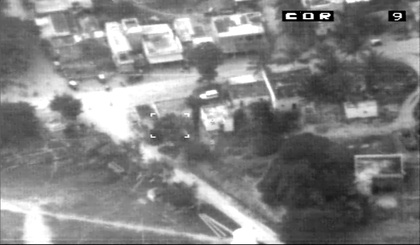
%> input picture Super Resolution/lr0001.jpg, 420 x 245 px, shrunk from 673 x 393 before the run, given in place of output.jpg, which was not available
$ octave Time_InVariant_RBHD.m   (GNU Octave 9; MATLAB toolbox functions it lacks are replaced by stand-ins)
%> lines starting %> are read from the running program, lines starting %| are printed output that depends on the picture; pictures that were not available may be replaced by others from this repository, and a replacement may not be noted
### Super Resolution/Input.m
%This file takes input from the user
%This File is for the Testing Colour images.
%Using Time Variant Regularized Backward Heat Diffusion.
%Output parameters   :Image that is seleted.
%                    :Diffusion_time.
%                    :Stopping_time.
%                    :Variance.
%                    :Time_steps.
function [image,co_eff,time_steps]=Input()


prompt='\n\nWanna Perform De-noising\nEnter 1 if Yes\nElse enter any number\nInput:';
number=input(prompt);
%> the answer given: 'y'

if(number==1)
  De_noising();
else
  image=imread('output.jpg');
%> image is the input picture: size 245x420x3 uint8; min 0, max 255, mean 129.9


 %Asks the user to enter the input for the time steps to be entered.
  prompt='\nEnter the Time Steps for the diffusion Equation(Prefarbly 0.01 t0 5)\nInput:';
  number=input(prompt);
%> the answer given: 3

  if(number>2 && number<0)
     time_steps=10000;
  else
     time_steps=number;
  end

  %Asks the user to enter the input for the co-effecient
  prompt='\nEnter a value for co-effiecient of Stopping time.\nExample:Diffusion_time=(co-eff)Stopping_time\n(Prefarbly 0 to 1.25)\nInput:';
  number=input(prompt);
%> the answer given: 1

  if(number>1.25 && number<0)
    co_eff=1;
  else
    co_eff=number;
  end

end
end

### Super Resolution/blurMetric.m
function blur = blurMetric(original)
% original : entry image

% The idea is from "The Blur Effect: Perception and Estimation with a New No-Reference Perceptual Blur Metric"
% Cr�t�-Roffet F., Dolmiere T., Ladret P., Nicolas M. - GRENOBLE - 2007
% In SPIE proceedings - SPIE Electronic Imaging Symposium Conf Human Vision and Electronic Imaging, �tats-Unis d'Am�rique (2007)

% Written by DO Quoc Bao, PhD Student in L2TI Laboratory, Paris 13 University, France
% Email: doquocbao@gmail.com, do.quocbao@l2ti.univ-paris13.fr
% Last changed: 21-09-2008

%%%%%%%%%%%%%%%%%%Note: the output (blur) is in [0,1]; 0 means sharp, 1 means blur%%%%%%%%%%%%%%%%%%

%%%%%%%%%%%%%%%%%%%%%%%%%%%%%%%%%%%%%%%%%%%%%%%%%%%%%%%%%%%%%%%%%%%%%%%%%%%
% Please cite the author when you use this code. All remarks are welcome. %
%%%%%%%%%%%%%%%%%%%%%%%%%%%%%%%%%%%%%%%%%%%%%%%%%%%%%%%%%%%%%%%%%%%%%%%%%%%

I = double(original);
[y,x] = size(I);

Hv = [1 1 1 1 1 1 1 1 1]/9;
Hh = Hv';


B_Ver = imfilter(I,Hv);%blur the input image in vertical direction
B_Hor = imfilter(I,Hh);%blur the input image in horizontal direction

D_F_Ver = abs(I(:,1:x-1) - I(:,2:x));%variation of the input image (vertical direction)
D_F_Hor = abs(I(1:y-1,:) - I(2:y,:));%variation of the input image (horizontal direction)

D_B_Ver = abs(B_Ver(:,1:x-1)-B_Ver(:,2:x));%variation of the blured image (vertical direction)
D_B_Hor = abs(B_Hor(1:y-1,:)-B_Hor(2:y,:));%variation of the blured image (horizontal direction)

T_Ver = D_F_Ver - D_B_Ver;%difference between two vertical variations of 2 image (input and blured)
T_Hor = D_F_Hor - D_B_Hor;%difference between two horizontal variations of 2 image (input and blured)

V_Ver = max(0,T_Ver);
V_Hor = max(0,T_Hor);

S_D_Ver = sum(sum(D_F_Ver(2:y-1,2:x-1)));
S_D_Hor = sum(sum(D_F_Hor(2:y-1,2:x-1)));

S_V_Ver = sum(sum(V_Ver(2:y-1,2:x-1)));
S_V_Hor = sum(sum(V_Hor(2:y-1,2:x-1)));

blur_F_Ver = (S_D_Ver-S_V_Ver)/S_D_Ver;
blur_F_Hor = (S_D_Hor-S_V_Hor)/S_D_Hor;

blur = max(blur_F_Ver,blur_F_Hor);

### Super Resolution/lowpass1.m
%This function is for Low pass filtering process in the Time Variant RBHD Process.
%Input parameters:Blurred and Noisy Image.
%                :Diffusion time.
%                :Stopping_time.
%                :Time_steps.
function filteredim = lowpass1(I,Diffusion_time,Stopping_time,time_steps)

 %Converting the matrix of the image to unsigned 8-bit integer type.
 imag=uint8(I);

 %Determining the size of the image
 [co,ro,~] = size(imag);

 %Determining the center of the image
 cx = round(co/2);
 cy = round (ro/2);

 for i = 1 : co
    for j =1 : ro
        %Frequency domain term.
        d = sqrt((i-cx).^2 + (j-cy).^ 2);

    end
 end

 %Calculating the Cut-off Frequency Function.
 [c_freq]=Calculate_cut_freq(d,Diffusion_time,Stopping_time,time_steps);


 %On applying the Discrete Fourier transform
 %Shifting zero-frequency component to center of spectrum
 imf=fftshift(fft2(imag));
 H=zeros(co,ro);
 for i = 1 : co
    for j =1 : ro
%        for r=1:1:3
        %Frequency domain term.
        d = sqrt((i-cx).^2 + (j-cy).^ 2);

%         %Calculating the Cut-off Frequency Function.
%         [c_freq]=Calculate_cut_freq(d,Diffusion_time,Stopping_time,time_steps);

        %According to equation-16 in paper
        H(i,j)=exp(-(norm(d)./ c_freq)^4);
        %H(i,j)=single(d<=c_freq);

%       end;
    end;
 end;

 %Obtaining the Filtered Image.
 outf = imf .* H;
 filteredim = abs(ifft2(outf));

end

### Super Resolution/Calculate_cut_freq.m
%This Function is for Calculating Cut-off Frequency.
function [c_freq]=Calculate_cut_freq(d,Diffusion_time,Stopping_time,time_steps)

 %Calculating omegaaccording to equation 14 in paper
 omega=d^2;

 %Calculating Backward_time
 time=Stopping_time*time_steps;

 %Calcuting cut_off Frequency term
 %Combining the equations 14 & 27 in the paper.
 c_freq=sqrt(omega*time/Diffusion_time);
 c_freq=c_freq+2;
end

### Super Resolution/imInvDiffusion.m
%IMAGE DEBLUR WITH REGULARIZED BACKWARD HEAT DIFFUSION-Liang Wang,Luo,Wang.
%This Function performs the Time Variant Inverse Diffusion process on gray scale images.
%Input Parameters:Input image(Blurred or Filtered Image).
%                :Time Step.
%                :Stopping Time.
%                :Cut-off Frequency.
function v_new=imInvDiffusion(image,T,time_steps)

 %Time-Steps
 dt=time_steps;


 %Converting the input image matrix to double precision
 v_t=double(image);

 %Obtaining the size of image
 [p,q]=size(v_t);

 %Storing the double precision value of image to v_new
 v_new=double(v_t);

 %Terms in inverse partial differential equation.
 v_xx=v_t(:,[2:q,q]) -2*v_t(:,:) + v_t(:,[1,1:q-1]);
 v_yy=v_t([2:p,p],:)-2*v_t(:,:) + v_t([1,1:p-1],:);
 v_xy = (v_t([2:p,p],[2:q,q]) +v_t([1,1:p-1],[1,1:q-1]) -v_t([1,1:p-1],[2:q,q]) - v_t([2:p,p],[1,1:q-1]) ) / 4;
 v_x = (v_t(:,[2:q,q]) - v_t(:,[1,1:q-1]))/2;
 v_y = (v_t([2:p,p],:) - v_t([1,1:p-1],:))/2;
 mod_grad=(v_x.^2 + v_y.^2);


 Theta=0.3;

 %Normal Component
 v_NN=(v_xx.*v_y.^2 + 2.*v_x.*v_y.*v_xy + v_yy.*v_x.^2)./mod_grad;

 %Stopping Criterion
 Stop_Criterion=(v_xx.*v_x.^2 - 2.*v_xy.*v_x.*v_y + v_yy.*v_y.^2)./(mod_grad).^(1.5);

 for t=0:dt:T
%     for r=1:1:3
           if(Stop_Criterion>Theta)
             break;
           else
            v_new(:,:) = v_t(:,:)-dt.*(0.2.*(v_xx+v_yy)-0.02.*v_NN);
            v_t = v_new;
           end
%    end
 end

end

### Super Resolution/Time_InVariant_RBHD.m

%IMAGE DEBLUR WITH REGULARIZED BACKWARD HEAT DIFFUSION-Liang Wang,Luo,Wang.
%This m-file is an implementation of Time InVariant RBHD.
%This method works for grey scale images.

% Remove items from workspace, freeing up system memory
clear all;
format short;


 %Using the Function Input_Grey_RBHD
 [image,co_eff,time_steps]=Input();
%> co_eff = 1; time_steps = 3

 %Uses thefunction gaussFilter for addiing noise and blurring components on
 %input gray scaleimage.
 %Input parameters:Input image
 %                :Diffusion_time.
 %                :Variance.
 %image=gaussFilter(input,Diffusion_time,Variance);


 blur=blurMetric(image);
%> in blurMetric, `T_Hor = D_F_Hor - D_B_Hor;`:
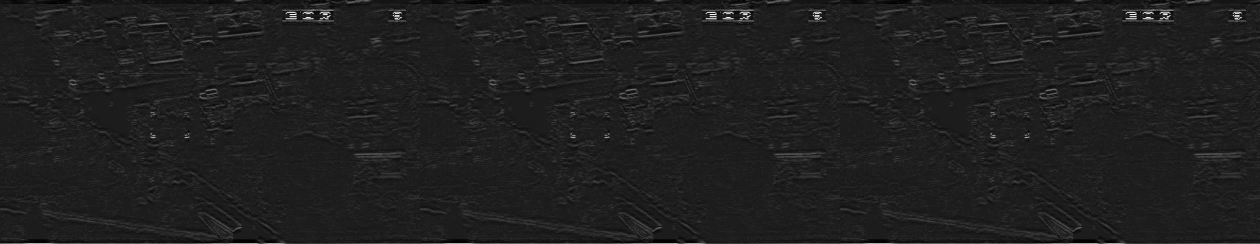
%> T_Hor: size 244x1260 double; min -28.33, max 228, mean 3.6; drawn with min black and max white
%> in blurMetric, `S_D_Ver = sum(sum(D_F_Ver(2:y-1,2:x-1)));`: S_D_Ver = 1570995
%> in blurMetric, `S_D_Hor = sum(sum(D_F_Hor(2:y-1,2:x-1)));`: S_D_Hor = 2318139
%> in blurMetric, `S_V_Ver = sum(sum(V_Ver(2:y-1,2:x-1)));`: S_V_Ver = 886437.4
%> in blurMetric, `S_V_Hor = sum(sum(V_Hor(2:y-1,2:x-1)));`: S_V_Hor = 1420355.6
%> in blurMetric, `blur_F_Ver = (S_D_Ver-S_V_Ver)/S_D_Ver;`: blur_F_Ver = 0.436
%> in blurMetric, `blur_F_Hor = (S_D_Hor-S_V_Hor)/S_D_Hor;`: blur_F_Hor = 0.387
%> in blurMetric, `blur = max(blur_F_Ver,blur_F_Hor);`: blur = 0.436
%> blur = 0.436

 %Displaying image
 subplot(2,3,1);
 imshow(uint8(image));
 title(sprintf('Metric:%f,Original Image',blur));


 Diffusion_time=blur;
%> Diffusion_time = 0.436
 Stopping_time =Diffusion_time/(co_eff);
%> Stopping_time = 0.436


 %Using function Low pass Filter accoring to the Time Varient System.
 %Input Parameters:Blurred & Noisy image
 %                :Diffusion_time.
 %                :Stopping Time.
 %                :Time_steps.
 filtered=lowpass1(image,Diffusion_time,Stopping_time,time_steps);
%> in Calculate_cut_freq, `time=Stopping_time*time_steps;`: time = 1.31
%> in Calculate_cut_freq, `c_freq=sqrt(omega*time/Diffusion_time);`: c_freq = 420.7
%> in Calculate_cut_freq, `c_freq=c_freq+2;`: c_freq = 422.7
%> after the loop in lowpass1, `for i = 1 : co`:
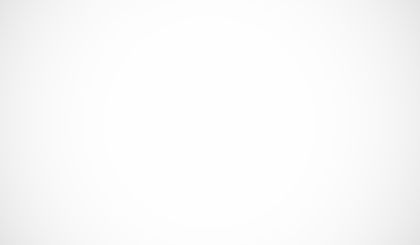
%> H: size 245x420 double; min 0.897, max 1, mean 0.982


%Applying the Time Variant Inverse Diffusion on the Filtered Blurred & Noisy image as input.
%Input parameters:Filtered Blurred & Noisy image.
%                :Stopping time.
%                :Time_steps
restoreImg1=imInvDiffusion(filtered,Stopping_time,time_steps);
%> in imInvDiffusion, `dt=time_steps;`: dt = 3
%> in imInvDiffusion, `v_y = (v_t([2:p,p],:) - v_t([1,1:p-1],:))/2;`:
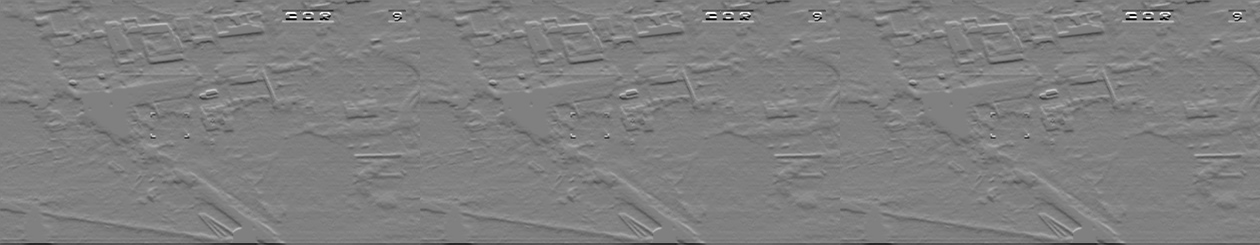
%> v_y: size 245x1260 double; min -127.7, max 125.9, mean -0.4; drawn with min black and max white
%> the loop in imInvDiffusion, `for t=0:dt:T` made 1 pass


blur2=blurMetric(restoreImg1);
%> in blurMetric (call 2), `D_B_Hor = abs(B_Hor(1:y-1,:)-B_Hor(2:y,:));`:
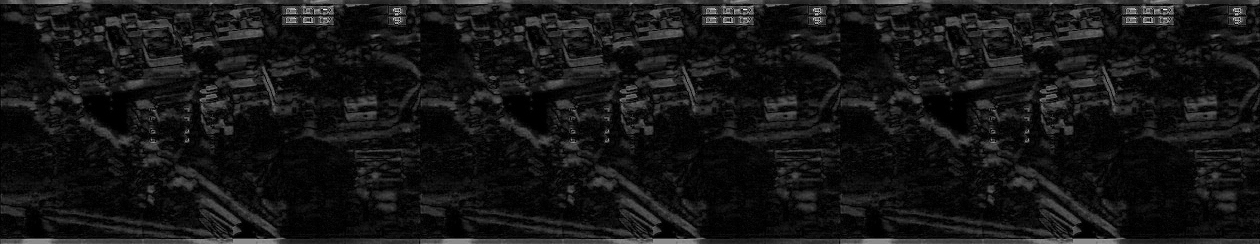
%> D_B_Hor: size 244x1260 double; min 9.13e-07, max 52.08, mean 4.5; drawn with min black and max white
%> in blurMetric (call 2), `S_D_Ver = sum(sum(D_F_Ver(2:y-1,2:x-1)));`: S_D_Ver = 2934701.4
%> in blurMetric (call 2), `S_D_Hor = sum(sum(D_F_Hor(2:y-1,2:x-1)));`: S_D_Hor = 4166482
%> in blurMetric (call 2), `S_V_Ver = sum(sum(V_Ver(2:y-1,2:x-1)));`: S_V_Ver = 2062825
%> in blurMetric (call 2), `S_V_Hor = sum(sum(V_Hor(2:y-1,2:x-1)));`: S_V_Hor = 3057987.1
%> in blurMetric (call 2), `blur_F_Ver = (S_D_Ver-S_V_Ver)/S_D_Ver;`: blur_F_Ver = 0.297
%> in blurMetric (call 2), `blur_F_Hor = (S_D_Hor-S_V_Hor)/S_D_Hor;`: blur_F_Hor = 0.266
%> in blurMetric (call 2), `blur = max(blur_F_Ver,blur_F_Hor);`: blur = 0.297
%> blur2 = 0.297

%Displaying image
subplot(2,3,2);
imshow(uint8(restoreImg1));
title(sprintf('Metric:%f,Restoration with filtering',blur2));


Diffusion_time=(blur2);
%> Diffusion_time = 0.297
Stopping_time=Diffusion_time/(co_eff);
%> Stopping_time = 0.297

restoreImg2=imInvDiffusion(restoreImg1,Stopping_time,time_steps);
%> the loop in imInvDiffusion (call 2), `for t=0:dt:T` made 1 pass
blur4=blurMetric(restoreImg2);
%> in blurMetric (call 3), `B_Ver = imfilter(I,Hv);`:
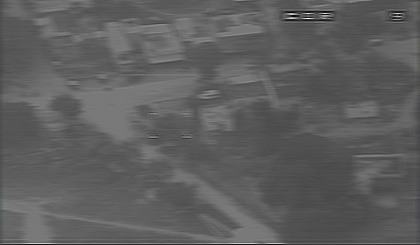
%> B_Ver: size 245x420x3 double; mean R, G, B 129.2, 129.3, 129.3; mean of the top-left, top-right, bottom-left and bottom-right quarters 163.5, 115.7, 140.5, 97.5; drawn with min black and max white
%> in blurMetric (call 3), `B_Hor = imfilter(I,Hh);`:
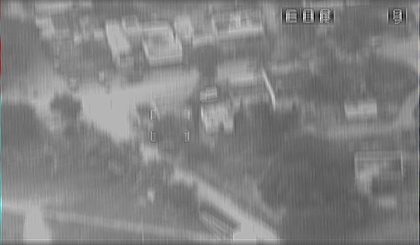
%> B_Hor: size 245x420x3 double; mean R, G, B 128.8, 128.8, 128.9; drawn with min black and max white
%> in blurMetric (call 3), `S_D_Ver = sum(sum(D_F_Ver(2:y-1,2:x-1)));`: S_D_Ver = 7821022
%> in blurMetric (call 3), `S_D_Hor = sum(sum(D_F_Hor(2:y-1,2:x-1)));`: S_D_Hor = 10393469.6
%> in blurMetric (call 3), `S_V_Ver = sum(sum(V_Ver(2:y-1,2:x-1)));`: S_V_Ver = 6413645
%> in blurMetric (call 3), `S_V_Hor = sum(sum(V_Hor(2:y-1,2:x-1)));`: S_V_Hor = 8745382.3
%> in blurMetric (call 3), `blur_F_Ver = (S_D_Ver-S_V_Ver)/S_D_Ver;`: blur_F_Ver = 0.18
%> in blurMetric (call 3), `blur_F_Hor = (S_D_Hor-S_V_Hor)/S_D_Hor;`: blur_F_Hor = 0.159
%> in blurMetric (call 3), `blur = max(blur_F_Ver,blur_F_Hor);`: blur = 0.18
%> blur4 = 0.18
subplot(2,3,3);
imshow(uint8(restoreImg2));
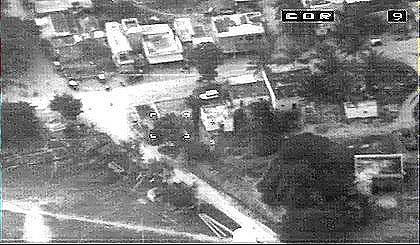
%> displayed picture: size 245x420x3, on the screen's scale of 0 to 255; mean R, G, B 129, 129.1, 129.1
title(sprintf('Metric:%f,Final Image',blur4));


% time_steps=time_steps*6;
Diffusion_time=(blur4);
%> Diffusion_time = 0.18
Stopping_time=Diffusion_time/(co_eff);
%> Stopping_time = 0.18

restoreImg3=imInvDiffusion(restoreImg2,Stopping_time,time_steps);
blur5=blurMetric(restoreImg3);
%> blur5 = 0.122
subplot(2,3,4);
imshow(uint8(restoreImg3));
title(sprintf('Metric:%f,Final Image 1',blur5));


Diffusion_time=(blur5);
%> Diffusion_time = 0.122
Stopping_time=Diffusion_time/(co_eff);
%> Stopping_time = 0.122

restoreImg4=imInvDiffusion(restoreImg3,Stopping_time,time_steps);
blur6=blurMetric(restoreImg4);
%> blur6 = 0.1
subplot(2,3,5);
imshow(uint8(restoreImg4));
title(sprintf('Metric:%f,Final Image 2',blur6));


Diffusion_time=(blur6);
%> Diffusion_time = 0.1
Stopping_time=Diffusion_time/(co_eff);
%> Stopping_time = 0.1

restoreImg5=imInvDiffusion(restoreImg4,Stopping_time,time_steps);
blur7=blurMetric(restoreImg5);
%> blur7 = 0.0903
subplot(2,3,6);
imshow(uint8(restoreImg5));
title(sprintf('Metric:%f,Final Image 3',blur7));

fprintf('\n1.Original Image\n2.Restoration with Filtering\n3.Final Image\n4.Final Image 1\n5.Final Image 2\n6.Final Image 3\n7.Repeat Again');


prompt='\nEnter the number of desired Image:';
number=input(prompt);
%> the answer given: 3

switch(number)
    case 1
        imwrite(uint8(image),'output.jpg');
        figure
        imshow('output.jpg');
    case 2
        imwrite(uint8(restoreImg1),'output.jpg');
        figure
        imshow('output.jpg');
    case 3
        imwrite(uint8(restoreImg2),'output.jpg');
        figure
        imshow('output.jpg');

    case 4
        imwrite(uint8(restoreImg3),'output.jpg');
        figure
        imshow('output.jpg');
    case 5
        imwrite(uint8(restoreImg4),'output.jpg');
        figure
        imshow('output.jpg');
    case 6
        imwrite(uint8(restoreImg5),'output.jpg');
        figure
        imshow('output.jpg');
    otherwise
        Deblurring();
end

$ run again, on Super Resolution/orig.jpg
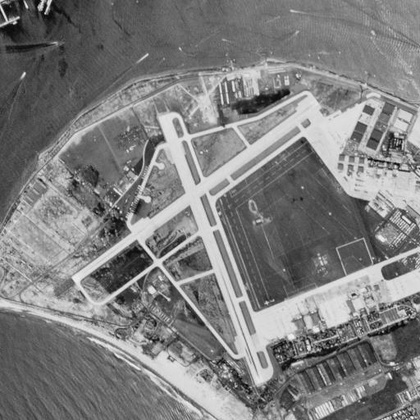
%> input picture Super Resolution/orig.jpg, 420 x 420 px, shrunk from 512 x 512 before the run, given in place of output.jpg, which was not available
%> in Input, image is the input picture: size 420x420 uint8; min 0, max 247, mean 126.1
%> co_eff = 1; time_steps = 3
%> S_D_Ver = 1960859
%> S_D_Hor = 1918945
%> S_V_Ver = 1466561.4
%> S_V_Hor = 1406301.1
%> blur_F_Ver = 0.252
%> blur_F_Hor = 0.267
%> time = 0.801
%> in Calculate_cut_freq, `c_freq=sqrt(omega*time/Diffusion_time);`: c_freq = 514.4
%> in Calculate_cut_freq, `c_freq=c_freq+2;`: c_freq = 516.4
%> dt = 3
%> the loop in imInvDiffusion, `for t=0:dt:T` made 1 pass
%> in blurMetric (call 2), `T_Hor = D_F_Hor - D_B_Hor;`:
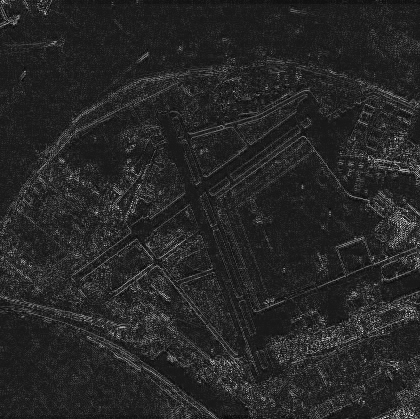
%> T_Hor: size 419x420 double; min -37.85, max 352.1, mean 21.6; drawn with min black and max white
%> S_D_Ver = 4915510
%> S_D_Hor = 4703593.6
%> S_V_Ver = 4115760
%> S_V_Hor = 3881282.5
%> blur_F_Ver = 0.163
%> blur_F_Hor = 0.175
%> the loop in imInvDiffusion (call 2), `for t=0:dt:T` made 1 pass
%> in blurMetric (call 3), `D_B_Ver = abs(B_Ver(:,1:x-1)-B_Ver(:,2:x));`:
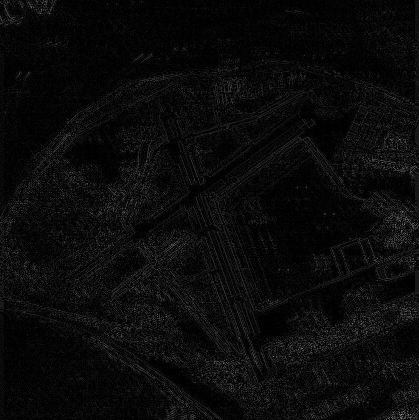
%> D_B_Ver: size 420x419 double; min 6.49e-07, max 171.1, mean 11.1
%> S_D_Ver = 15545390.3
%> S_D_Hor = 14836311.9
%> S_V_Ver = 13754958.4
%> S_V_Hor = 13020546.9
%> blur_F_Ver = 0.115
%> blur_F_Hor = 0.122
%> blur5 = 0.104
%> blur6 = 0.0961
%> blur7 = 0.0915
